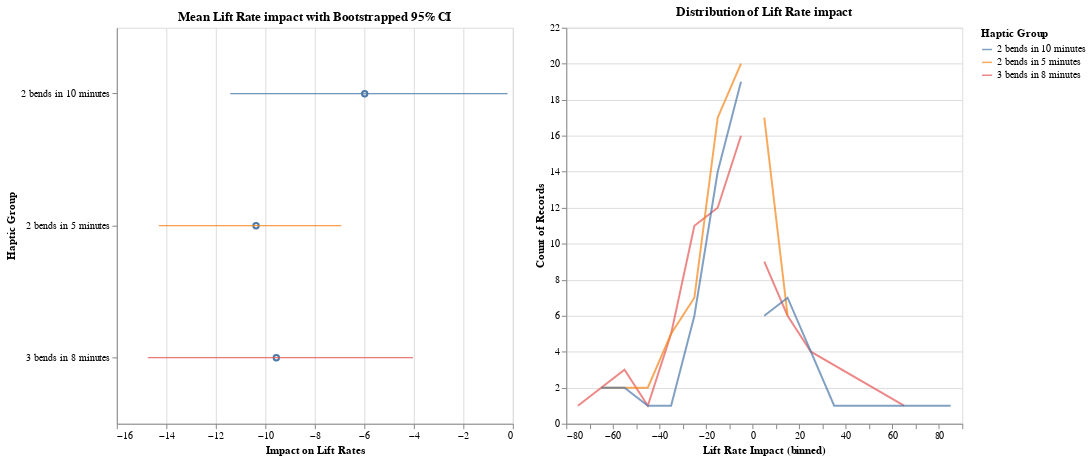

This figure's notebook cell:
### Code cell
base = alt.Chart(scores)

dists = base.mark_line(opacity=0.7, binSpacing=0).encode(
    x=alt.X('Lift Rate Impact:Q', bin=alt.Bin(maxbins=20)),
    y=alt.Y('count()', stack=None),
    color=alt.Color('Haptic Group:N')
).properties(
    title='Distribution of Lift Rate impact',
    width=400, height=400
)

pts = base.mark_point().encode(
    y='Haptic Group',
    x='mean(Lift Rate Impact)'
)

band = base.mark_errorbar(extent='ci').encode(
    y=alt.Y('Haptic Group', scale=alt.Scale(zero=False)),
    x=alt.X('Lift Rate Impact', title='Impact on Lift Rates'),
    color='Haptic Group'
)

means = alt.layer(pts, band).properties(
    title='Mean Lift Rate impact with Bootstrapped 95% CI',
    width=400, height=400)

means | dists

### Figure 1 — Vega-Lite specification as saved in the notebook (floating-point values rounded to 4 significant figures; data arrays with more than 128 entries replaced by an {"elided": "..."} marker saying what was removed)
{"config": {"view": {"continuousWidth": 400, "continuousHeight": 300}}, "hconcat": [{"layer": [{"mark": "point", "encoding": {"x": {"aggregate": "mean", "field": "Lift Rate Impact", "type": "quantitative"}, "y": {"field": "Haptic Group", "type": "nominal"}}}, {"mark": {"type": "errorbar", "extent": "ci"}, "encoding": {"color": {"field": "Haptic Group", "type": "nominal"}, "x": {"field": "Lift Rate Impact", "title": "Impact on Lift Rates", "type": "quantitative"}, "y": {"field": "Haptic Group", "scale": {"zero": false}, "type": "nominal"}}}], "height": 400, "title": "Mean Lift Rate impact with Bootstrapped 95% CI", "width": 400}, {"mark": {"type": "line", "binSpacing": 0, "opacity": 0.7}, "encoding": {"color": {"field": "Haptic Group", "type": "nominal"}, "x": {"bin": {"maxbins": 20}, "field": "Lift Rate Impact", "type": "quantitative"}, "y": {"aggregate": "count", "stack": null, "type": "quantitative"}}, "height": 400, "title": "Distribution of Lift Rate impact", "width": 400}], "data": {"name": "data-ad5f3621d973ca60aab7606336f6b9e5"}, "$schema": "https://vega.github.io/schema/vega-lite/v4.17.0.json", "datasets": {"data-ad5f3621d973ca60aab7606336f6b9e5": {"elided": "267 records"}}}
